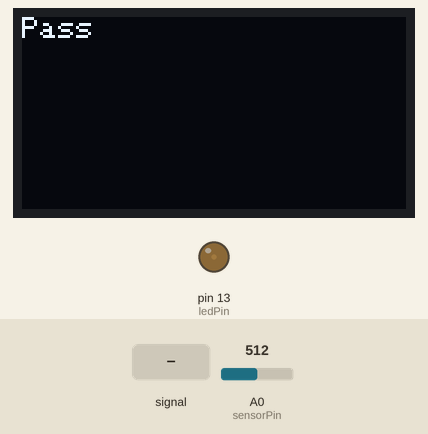
Recording of a sketch running on a simulated Arduino Uno, built with avr-gcc and run on an emulated ATmega328P. On the bench: 128×64 one-colour display, output pins drawn as LEDs (lit = HIGH). The inputs (shaded band) are chosen by the test bench; at power-on: A0 (sensorPin) = 512.

Above: at 1.3 s.
1.4 s: A0 (sensorPin) fed a 2 Hz sine of ±306 counts around its level
3.6 s: A0 (sensorPin) set to 716
At 4.3 s:
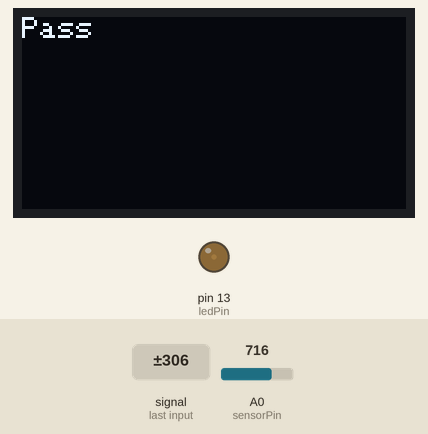
5.1 s: A0 (sensorPin) fed a 1000 Hz sine of ±255 counts around its level
At 6.5 s:
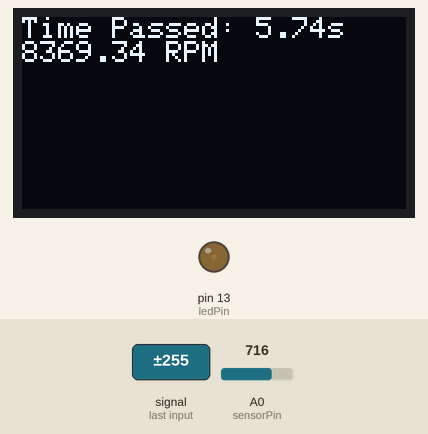
8.1 s: A0 (sensorPin) set to 810
9.6 s: A0 (sensorPin) fed a 200 Hz sine of ±81 counts around its level
At 11.4 s:
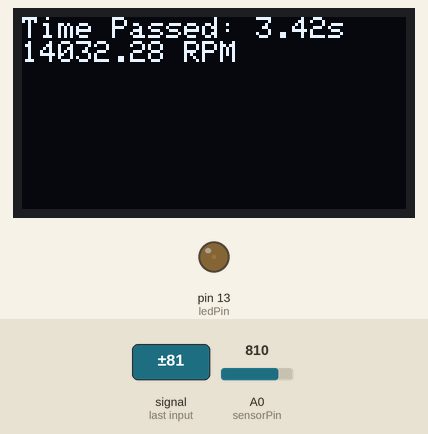
Timing chart, 0 to 12.9 s (numbered marks = the images above; inputs shaded):
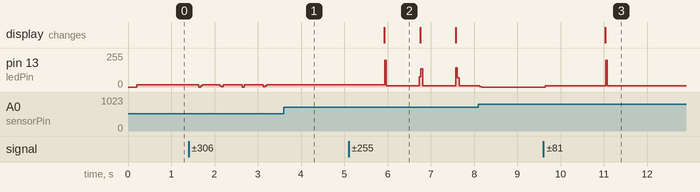

The sketch:

RPM_meter.ino
```cpp
#include <Wire.h>
#include <Adafruit_GFX.h>
#include <Adafruit_SSD1306.h>

#define SCREEN_WIDTH 128 // OLED display width, in pixels
#define SCREEN_HEIGHT 64 // OLED display height, in pixels

// Declaration for an SSD1306 display connected to I2C (SDA, SCL pins)
#define OLED_RESET     4 // Reset pin # (or -1 if sharing Arduino reset pin)

Adafruit_SSD1306 display(SCREEN_WIDTH, SCREEN_HEIGHT, &Wire, OLED_RESET);

// digital pin 2 is the hall pin
int sensorPin = A0;
// set number of hall trips for RPM reading (higher improves accuracy)
float hall_thresh = 800.0;
int ledPin = 13;      // select the pin for the LED

void setup() {
  // initialize serial communication at 9600 bits per second:
  //Serial.begin(115200);
  display.begin(SSD1306_SWITCHCAPVCC, 0x3D);
  display.setTextSize(1);
  display.setTextColor(WHITE);
  display.clearDisplay();
  display.print("Pass");
  display.display();
  //Serial.println("Orientation Sensor Test"); Serial.println("");

  // declare the ledPin as an OUTPUT:
  pinMode(ledPin, OUTPUT);
  delay(100);
}

// the loop routine runs over and over again forever:
void loop() {
  // preallocate values for tach
  float hall_count = 1.0;
  float start = micros();
  bool on_state = false;
  // counting number of times the hall sensor is tripped
  // but without double counting during the same trip
  while(true){
    if (analogRead(sensorPin) <= 800){
      digitalWrite(ledPin, HIGH);
      if (on_state==false){
        on_state = true;
        hall_count+=1.0;
      }
    } else{
      on_state = false;
    }

    if (hall_count>=hall_thresh){
      break;
    }
    digitalWrite(ledPin, LOW);
  }

  // print information about Time and RPM
  float end_time = micros();
  float time_passed = ((end_time-start)/1000000.0);
  display.clearDisplay();
  display.setCursor(0,0);
  display.print("Time Passed: ");
  //Serial.print("Time Passed: ");
  display.print(time_passed);
  //Serial.print(time_passed);
  display.println("s");
  //Serial.println("s");
  float rpm_val = (hall_count/time_passed)*60.0;
  display.print(rpm_val);
  //Serial.print(rpm_val);
  display.println(" RPM");
  //Serial.println(" RPM");
  display.display();
  delay(1);        // delay in between reads for stability
}
```

Measured:
- after the input at 3.6 s, pin 13 (ledPin): stops changing and stays 16/255
- after the input at 5.1 s, pin 13 (ledPin): 16/255 → 11/255 after 0.83 s; the display: changes after 0.82 s (image 2)
- after the input at 9.6 s, pin 13 (ledPin): 0/255 → 8/255 at once; the display: changes after 1.4 s (image 3)
- what the display in image 2 shows lasts 0.9 s, from 5.9 s to 6.8 s
